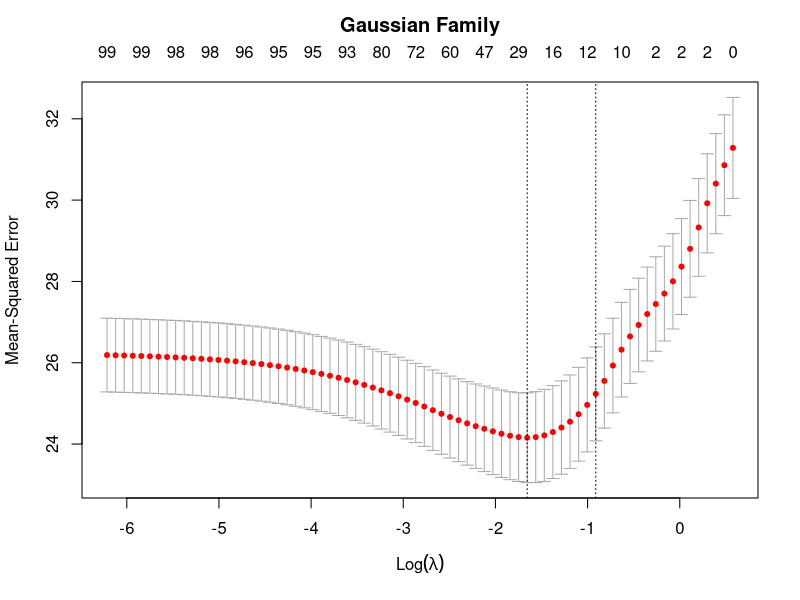
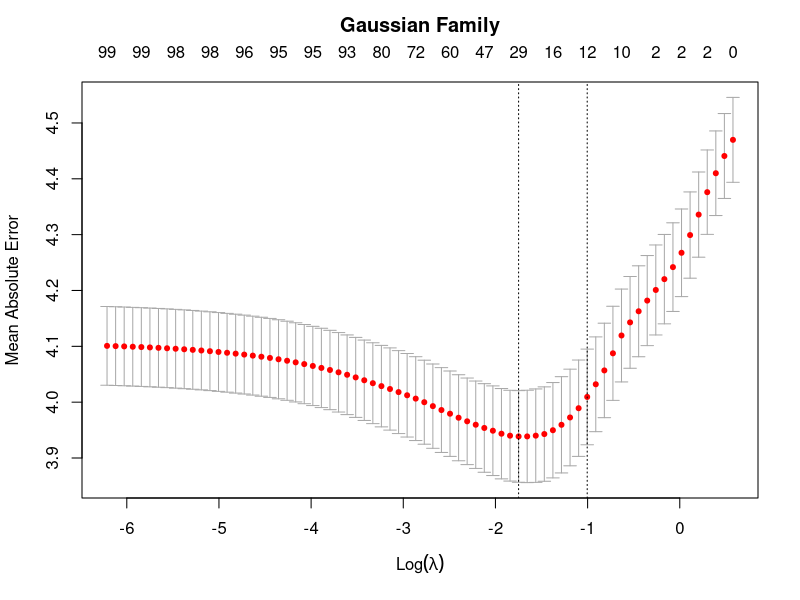
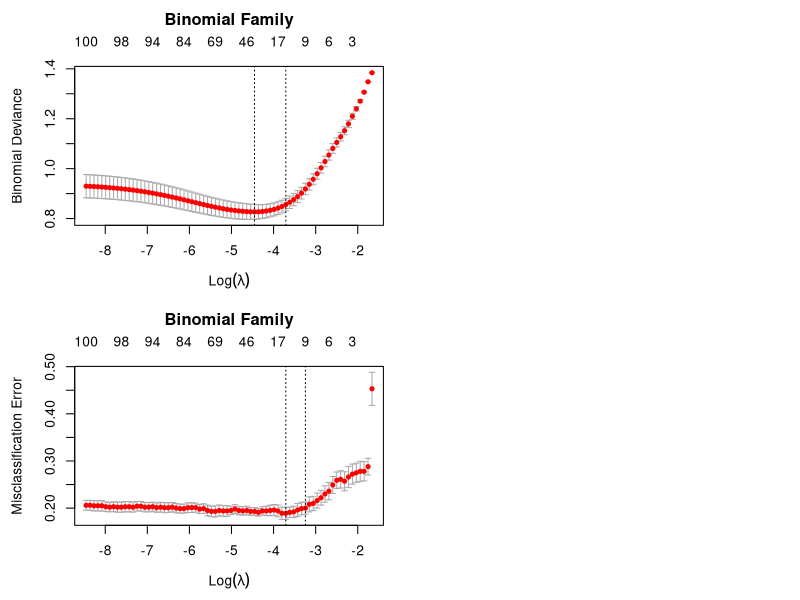

Recreate these plots in R, in order.
library(glmnet)


### Name: cv.glmnet
### Title: Cross-validation for glmnet
### Aliases: cv.glmnet
### Keywords: models regression

### ** Examples

set.seed(1010)
n=1000;p=100
nzc=trunc(p/10)
x=matrix(rnorm(n*p),n,p)
beta=rnorm(nzc)
fx= x[,seq(nzc)] %*% beta
eps=rnorm(n)*5
y=drop(fx+eps)
px=exp(fx)
px=px/(1+px)
ly=rbinom(n=length(px),prob=px,size=1)
set.seed(1011)
cvob1=cv.glmnet(x,y)
plot(cvob1)
coef(cvob1)
predict(cvob1,newx=x[1:5,], s="lambda.min")
title("Gaussian Family",line=2.5)
set.seed(1011)
cvob1a=cv.glmnet(x,y,type.measure="mae")
plot(cvob1a)
title("Gaussian Family",line=2.5)
set.seed(1011)
par(mfrow=c(2,2),mar=c(4.5,4.5,4,1))
cvob2=cv.glmnet(x,ly,family="binomial")
plot(cvob2)
title("Binomial Family",line=2.5)
frame()
set.seed(1011)
cvob3=cv.glmnet(x,ly,family="binomial",type.measure="class")
plot(cvob3)
title("Binomial Family",line=2.5)
## Not run: 
##D set.seed(1011)
##D cvob3a=cv.glmnet(x,ly,family="binomial",type.measure="auc")
##D plot(cvob3a)
##D title("Binomial Family",line=2.5)
##D set.seed(1011)
##D mu=exp(fx/10)
##D y=rpois(n,mu)
##D cvob4=cv.glmnet(x,y,family="poisson")
##D plot(cvob4)
##D title("Poisson Family",line=2.5)
##D 
##D # Multinomial
##D n=500;p=30
##D nzc=trunc(p/10)
##D x=matrix(rnorm(n*p),n,p)
##D beta3=matrix(rnorm(30),10,3)
##D beta3=rbind(beta3,matrix(0,p-10,3))
##D f3=x%*% beta3
##D p3=exp(f3)
##D p3=p3/apply(p3,1,sum)
##D g3=rmult(p3)
##D set.seed(10101)
##D cvfit=cv.glmnet(x,g3,family="multinomial")
##D plot(cvfit)
##D title("Multinomial Family",line=2.5)
##D # Cox
##D beta=rnorm(nzc)
##D fx=x[,seq(nzc)]%*%beta/3
##D hx=exp(fx)
##D ty=rexp(n,hx)
##D tcens=rbinom(n=n,prob=.3,size=1)# censoring indicator
##D y=cbind(time=ty,status=1-tcens) # y=Surv(ty,1-tcens) with library(survival)
##D foldid=sample(rep(seq(10),length=n))
##D fit1_cv=cv.glmnet(x,y,family="cox",foldid=foldid)
##D plot(fit1_cv)
##D title("Cox Family",line=2.5)
##D # Parallel
##D require(doMC)
##D registerDoMC(cores=4)
##D x = matrix(rnorm(1e5 * 100), 1e5, 100)
##D y = rnorm(1e5)
##D system.time(cv.glmnet(x,y))
##D system.time(cv.glmnet(x,y,parallel=TRUE))
## End(Not run)
